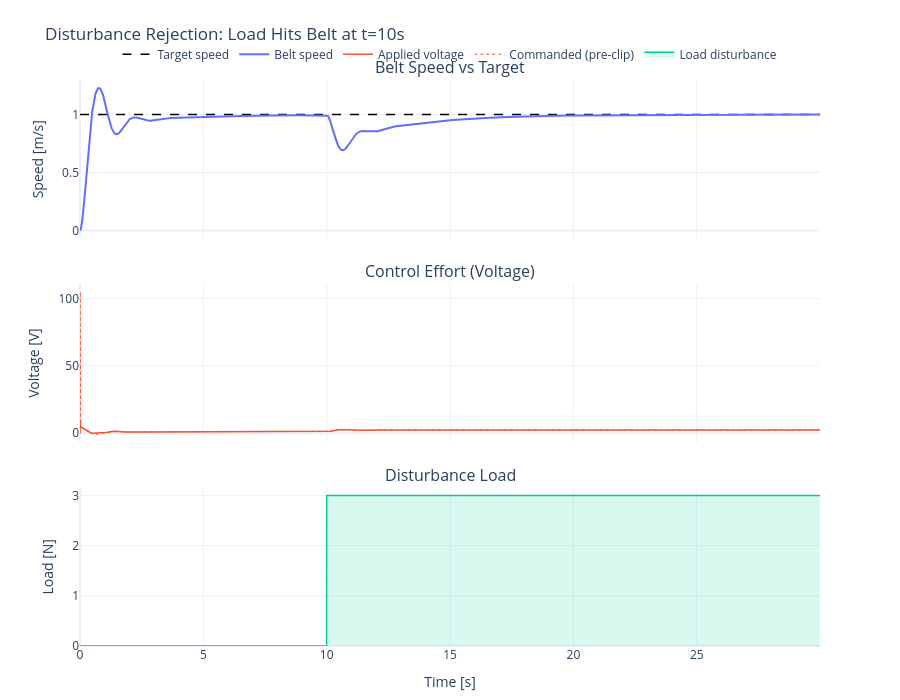

The cell this chart's notebook holds for it:
### Markdown cell above
---
## 5 - Disturbance and Realism

Real conveyors encounter product loads dropping onto the belt.  The controller must reject
this disturbance and maintain speed.  The motor voltage is also limited (actuator saturation).

We switch to the explicit simulation in `demo_helpers` which models saturation and anti-windup.

### Code cell
plant = dh.default_plant_params()
plant.update(wn=wn, zeta=zeta, K_plant=K_plant)

ctrl = dh.default_controller_params()
ctrl.update(Kp=Kp, Ki=Ki, Kd=Kd)

sim = dh.default_sim_params()

t_arr = np.arange(0, sim["t_end"], sim["dt"])
ref, dist = dh.build_scenario(t_arr, scenario="load_step", target_speed=1.0)
result = dh.simulate(plant, ctrl, sim, ref, dist)

fig = dh.build_figure(result, title="Disturbance Rejection: Load Hits Belt at t=10s")
fig.show()

# Compare with open-loop
ol_result = dh.simulate_open_loop(plant, sim, u_const=1.0, dist=dist)
print(f"Open-loop speed at t=20s:   {ol_result['y'][-1]:.3f} m/s  (no feedback)")
print(f"Closed-loop speed at t=20s: {result['y'][-1]:.3f} m/s  (PID feedback)")

### Figure 1 — Plotly figure (JSON) as saved in the notebook; plotly's stock layout.template omitted (floating-point values rounded to 4 significant figures; data arrays with more than 128 entries replaced by an {"elided": "..."} marker saying what was removed)
{"data": [{"line": {"color": "black", "dash": "dash", "width": 1.5}, "mode": "lines", "name": "Target speed", "type": "scatter", "x": {"elided": "6000 float values"}, "xaxis": "x", "y": {"elided": "6000 float values"}, "yaxis": "y"}, {"line": {"color": "#636EFA", "width": 2}, "mode": "lines", "name": "Belt speed", "type": "scatter", "x": {"elided": "6000 float values"}, "xaxis": "x", "y": {"elided": "6000 float values"}, "yaxis": "y"}, {"line": {"color": "#EF553B", "width": 1.5}, "mode": "lines", "name": "Applied voltage", "type": "scatter", "x": {"elided": "6000 float values"}, "xaxis": "x2", "y": {"elided": "6000 float values"}, "yaxis": "y2"}, {"line": {"color": "#EF553B", "dash": "dot", "width": 1}, "mode": "lines", "name": "Commanded (pre-clip)", "type": "scatter", "x": {"elided": "6000 float values"}, "xaxis": "x2", "y": {"elided": "6000 float values"}, "yaxis": "y2"}, {"fill": "tozeroy", "fillcolor": "rgba(0,204,150,0.15)", "line": {"color": "#00CC96", "width": 1.5}, "mode": "lines", "name": "Load disturbance", "type": "scatter", "x": {"elided": "6000 float values"}, "xaxis": "x3", "y": {"elided": "6000 float values"}, "yaxis": "y3"}], "layout": {"annotations": [{"font": {"size": 16}, "showarrow": false, "text": "Belt Speed vs Target", "x": 0.5, "xanchor": "center", "xref": "paper", "y": 1, "yanchor": "bottom", "yref": "paper"}, {"font": {"size": 16}, "showarrow": false, "text": "Control Effort (Voltage)", "x": 0.5, "xanchor": "center", "xref": "paper", "y": 0.64, "yanchor": "bottom", "yref": "paper"}, {"font": {"size": 16}, "showarrow": false, "text": "Disturbance Load", "x": 0.5, "xanchor": "center", "xref": "paper", "y": 0.28, "yanchor": "bottom", "yref": "paper"}], "height": 700, "legend": {"orientation": "h", "x": 0.5, "xanchor": "center", "y": 1.02, "yanchor": "bottom"}, "margin": {"b": 40, "t": 80}, "showlegend": true, "title": {"text": "Disturbance Rejection: Load Hits Belt at t=10s"}, "xaxis": {"anchor": "y", "domain": [0, 1], "matches": "x3", "showticklabels": false}, "xaxis2": {"anchor": "y2", "domain": [0, 1], "matches": "x3", "showticklabels": false}, "xaxis3": {"anchor": "y3", "domain": [0, 1], "title": {"text": "Time [s]"}}, "yaxis": {"anchor": "x", "domain": [0.72, 1], "title": {"text": "Speed [m/s]"}}, "yaxis2": {"anchor": "x2", "domain": [0.36, 0.64], "title": {"text": "Voltage [V]"}}, "yaxis3": {"anchor": "x3", "domain": [0, 0.28], "title": {"text": "Load [N]"}}}}
